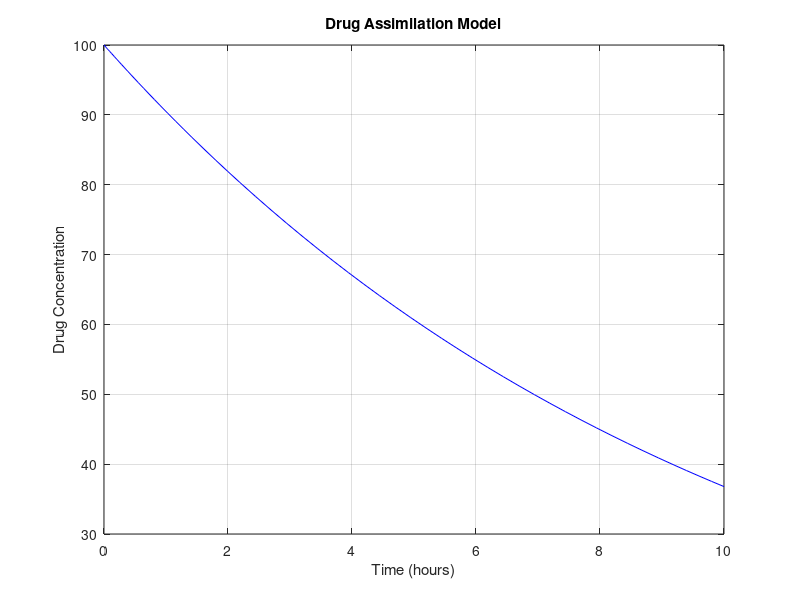

Reproduce this figure in MATLAB.
% Define parameters
k = 0.1; % Elimination rate constant

% Define the drug assimilation model equation
dCdt = @(t, C) -k * C;

% Define initial condition (initial drug concentration)
C0 = 100; % Initial concentration of the drug in the bloodstream

% Define time span for simulation
tspan = [0, 10]; % Simulate drug concentration over 10 hours

% Solve the differential equation using ode45
[t, C] = ode45(dCdt, tspan, C0);

% Plot the results
plot(t, C, 'b-');
xlabel('Time (hours)');
ylabel('Drug Concentration');
title('Drug Assimilation Model');
grid on;
